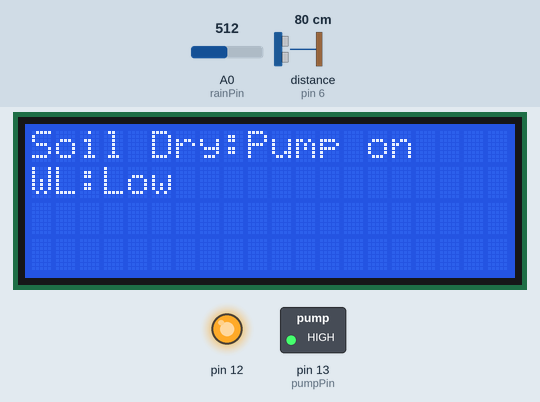
Recording of a sketch running on a simulated Arduino Uno, built with avr-gcc and run on an emulated ATmega328P. Shown: 20×4 character LCD, switched loads named in the sketch (green lamp = pin HIGH), output pins drawn as LEDs (lit = HIGH). Wiring (inferred from the names in the program): ultrasonic range finder: trigger pin 7; echo pin 6. The test bench sets the inputs (shaded band); at power-on: A0 (rainPin) = 512, distance to the obstacle (sensor on pin 6) 80 cm. The echo pulse lasts 58.3 µs per cm; the modem accepts every AT command (registered, SIM ready, sends succeed) and sends nothing else; pins used as bus, display or sensor lines are not drawn; what the sketch prints to the serial monitor is not drawn.

Above: at 4.2 s.
4.3 s: A0 (rainPin) set to 482
At 6.54 s:
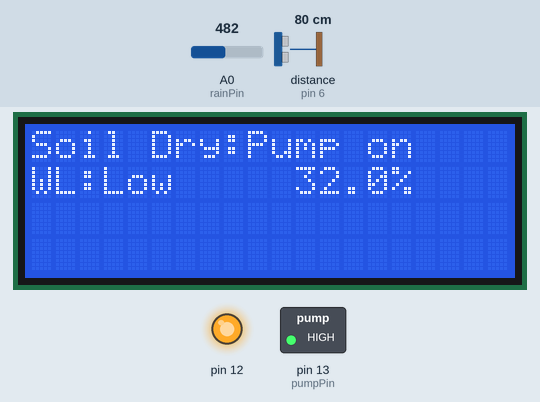
7.5 s: distance to the obstacle (sensor on pin 6) set to 12 cm
9.9 s: distance to the obstacle (sensor on pin 6) set to 9 cm
At 9.96 s:
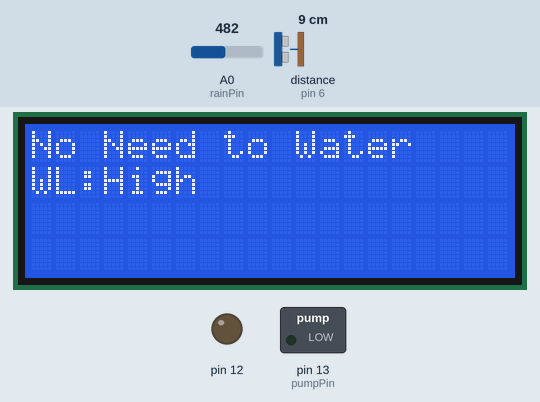
11.6 s: A0 (rainPin) set to 510
At 11.78 s:
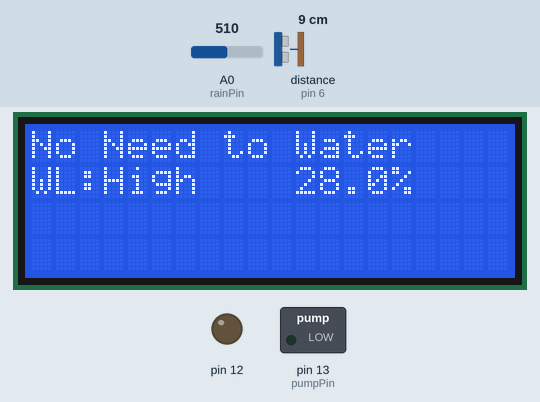
13.5 s: distance to the obstacle (sensor on pin 6) set to 250 cm
At 13.76 s:
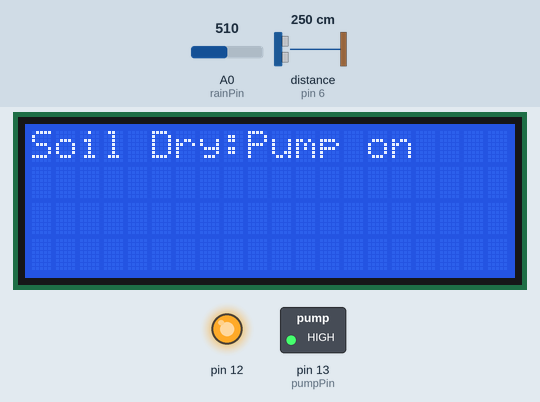
15.5 s: A0 (rainPin) set to 0
At 15.82 s:
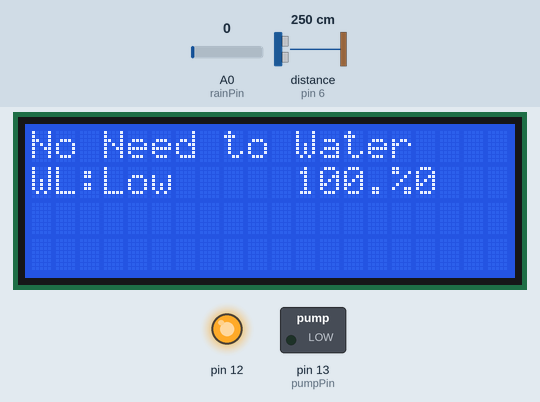
Timing chart, 0 to 18.0 s (numbered marks = the images above; inputs shaded):
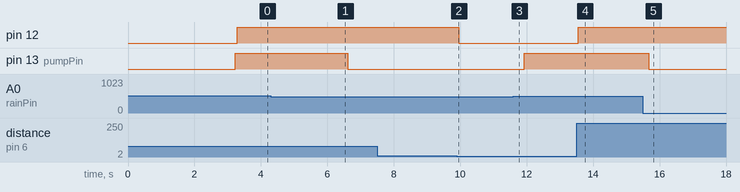

Measured:
- the behaviour switches between 500 and 499 on A0 (rainPin) (found by bisection; images 0 and 1)
- the behaviour switches between 11 and 10 cm on distance to the obstacle (sensor on pin 6) (found by bisection; images 1 and 2)
- after the input at 4.3 s, pin 13 (pumpPin): HIGH → LOW after 2.3 s
- after the input at 9.9 s, pin 12: HIGH → LOW after 0.06 s; the display: changes after 0.06 s (image 2)
- after the input at 11.6 s, pin 13 (pumpPin): LOW → HIGH after 0.32 s
- after the input at 13.5 s, pin 12: LOW → HIGH after 0.05 s; the display: first changes after 0.05 s (image 4 shows a later state)
- after the input at 15.5 s, pin 13 (pumpPin): HIGH → LOW after 0.17 s

The sketch:

smartirrigation.ino
```cpp
#include <Arduino.h>
#include <Wire.h>
#include <LiquidCrystal_I2C.h>
#include <SoftwareSerial.h>

LiquidCrystal_I2C lcd(0x3F, 20, 4); // set the LCD address to 0x3F for a 16 chars and 2 line display
SoftwareSerial mySerial(9, 10);
int SMSSent;

const int trigPin = 7; //D7
const int echoPin = 6; //D6

// defines variables
long duration;
float distance;
float pdistance;
float pdistance2;
float pdistance3;
int tankDepth = 15; //depth of the tank to be monitored
float alertDepth = 10;

const int pumpPin = 13;

int rainPin = A0;
// you can adjust the threshold value
int thresholdValue = 500;

void setup()
{

  pinMode(12, OUTPUT);
  pinMode(pumpPin, OUTPUT);
  pinMode(trigPin, OUTPUT); // Sets the trigPin as an Output
  pinMode(echoPin, INPUT);  // Sets the echoPin as an Input
  Serial.begin(9600);       // Starts the serial communication
  mySerial.begin(9600);     // Setting the baud rate of GSM Module
  pinMode(rainPin, INPUT);
  lcd.init();
  lcd.backlight();
  lcd.print("SMART IRRIGATION");
  delay(3000);
}

void SendMessage()
{
  mySerial.println("AT+CMGF=1");                   //Sets the GSM Module in Text Mode
  delay(1000);                                     // Delay of 1000 milli seconds or 1 second
  mySerial.println("AT+CMGS=\"9779815337491\"\r"); // Replace x with mobile number
  delay(1000);
  mySerial.println("Smart Irrigation: Time to refill your tank!"); // The SMS text you want to send
  delay(100);
  mySerial.println((char)26); // ASCII code of CTRL+Z
  delay(1000);
}
void waterLevel()
{

  digitalWrite(trigPin, LOW);
  delayMicroseconds(2);
  digitalWrite(trigPin, HIGH);
  delayMicroseconds(10);
  digitalWrite(trigPin, LOW);
  duration = pulseIn(echoPin, HIGH);
  distance = duration * 0.034 / 2;
  Serial.print("Distance: ");
  Serial.print(distance);
  Serial.println("cm");

  if (distance > alertDepth)
  {
    Serial.println("ALERT! Please Refill your tank!");
    Serial.println("Buzzer on");
    lcd.setCursor(0,1);
    lcd.print("WL:Low");
    digitalWrite(12, HIGH);

    if (SMSSent == 0)
    {
      SendMessage();
      SMSSent = 1;
    }
  }
  else if (distance > 100)
  {
    digitalWrite(12, 0);
  }

  else
  {
    Serial.println("Tank full");
    lcd.setCursor(0,1);
    lcd.print("WL:High");
    digitalWrite(12, 0);
  }

  Serial.print("Water Level:");
  Serial.print(distance);
  delay(50);
}
void soilMoisture()
{

  // read the input on analog pin 0:
  int sensorValue = analogRead(rainPin);
  Serial.println("A0:");
  Serial.print(sensorValue);
  float s = 100- sensorValue/7;
  lcd.setCursor(11,1);
  lcd.print(s);
  lcd.setCursor(15,1);
  lcd.print('%');

  if (sensorValue < thresholdValue)
  {
    Serial.println(" - Doesn't need watering");
    lcd.init(); // initialize the lcd
    lcd.setCursor(0, 0);
    lcd.print("No Need to Water");
    digitalWrite(pumpPin, LOW);
    Serial.println("Pump is Off");
  }
  else
  {
    Serial.println(" - Time to water your plant");
    lcd.init(); // initialize the lcd
    lcd.init();
    lcd.setCursor(0, 0);
    lcd.print("Soil Dry:Pump on");
    digitalWrite(pumpPin, HIGH);
    Serial.println("Pump is On");
  }
  delay(50);
}

void loop()
{
  if (mySerial.available() > 0)
    Serial.write(mySerial.read());
  soilMoisture();
  waterLevel();
  Serial.print("\n");
}
```
